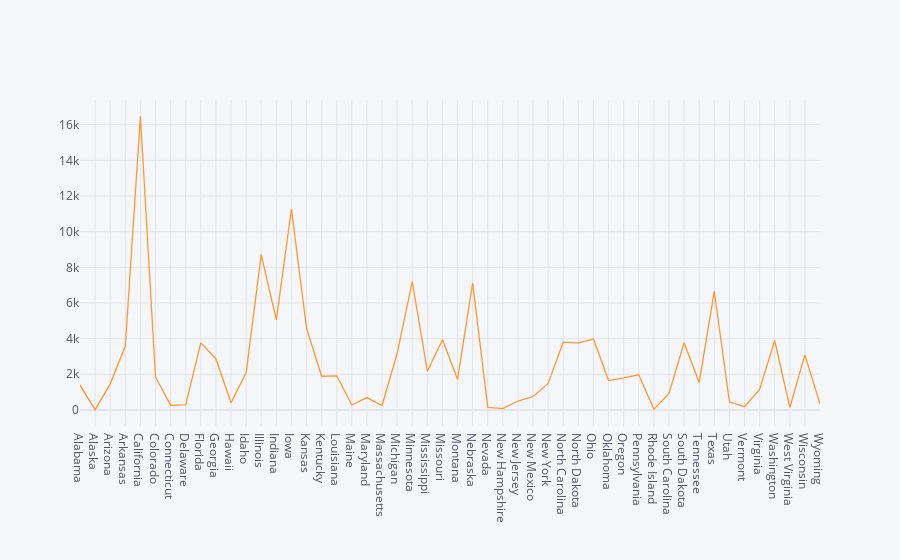

Here is the notebook cell this chart was saved with:
### Code cell
dff.iplot(x="state", y="total exports")

### Figure 1 — Plotly figure (JSON) as saved in the notebook; plotly's stock layout.template omitted (floating-point values rounded to 4 significant figures)
{"data": [{"line": {"color": "rgba(255, 153, 51, 1.0)", "dash": "solid", "shape": "linear", "width": 1.3}, "mode": "lines", "name": "total exports", "text": "", "type": "scatter", "x": ["Alabama", "Alaska", "Arizona", "Arkansas", "California", "Colorado", "Connecticut", "Delaware", "Florida", "Georgia", "Hawaii", "Idaho", "Illinois", "Indiana", "Iowa", "Kansas", "Kentucky", "Louisiana", "Maine", "Maryland", "Massachusetts", "Michigan", "Minnesota", "Mississippi", "Missouri", "Montana", "Nebraska", "Nevada", "New Hampshire", "New Jersey", "New Mexico", "New York", "North Carolina", "North Dakota", "Ohio", "Oklahoma", "Oregon", "Pennsylvania", "Rhode Island", "South Carolina", "South Dakota", "Tennessee", "Texas", "Utah", "Vermont", "Virginia", "Washington", "West Virginia", "Wisconsin", "Wyoming"], "y": [1391.0, 13.31, 1463.0, 3586.0, 16470.0, 1851.0, 259.6, 282.2, 3764.0, 2861.0, 401.8, 2079.0, 8709.0, 5050.0, 11270.0, 4589.0, 1889.0, 1914.0, 278.4, 692.8, 248.7, 3164.0, 7192.0, 2171.0, 3933.0, 1718, 7114.0, 139.9, 73.06, 500.4, 751.6, 1489.0, 3806.0, 3762.0, 3980.0, 1646.0, 1795.0, 1970.0, 31.59, 929.9, 3770.0, 1535.0, 6648.0, 453.4, 180.1, 1146.0, 3895.0, 138.9, 3090.0, 349.7]}], "layout": {"legend": {"bgcolor": "#F5F6F9", "font": {"color": "#4D5663"}}, "paper_bgcolor": "#F5F6F9", "plot_bgcolor": "#F5F6F9", "title": {"font": {"color": "#4D5663"}}, "xaxis": {"gridcolor": "#E1E5ED", "showgrid": true, "tickfont": {"color": "#4D5663"}, "title": {"font": {"color": "#4D5663"}, "text": ""}, "zerolinecolor": "#E1E5ED"}, "yaxis": {"gridcolor": "#E1E5ED", "showgrid": true, "tickfont": {"color": "#4D5663"}, "title": {"font": {"color": "#4D5663"}, "text": ""}, "zerolinecolor": "#E1E5ED"}}}
